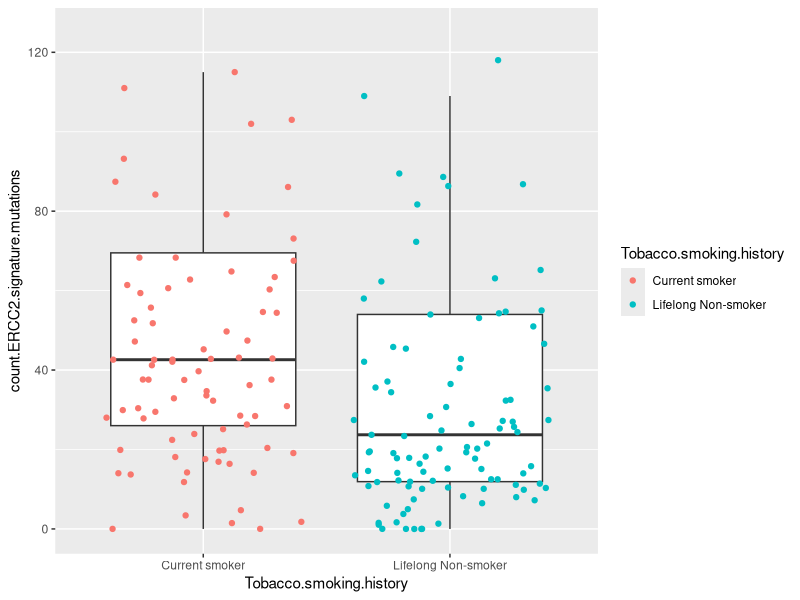
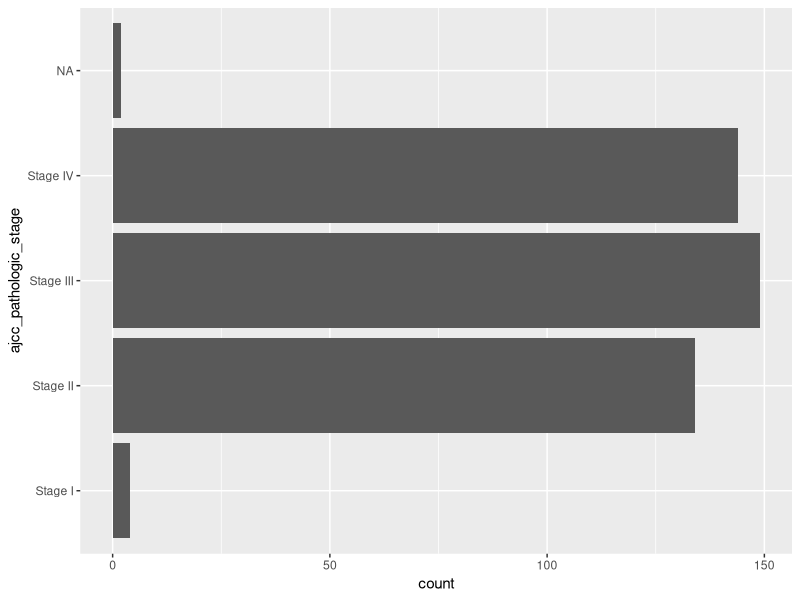
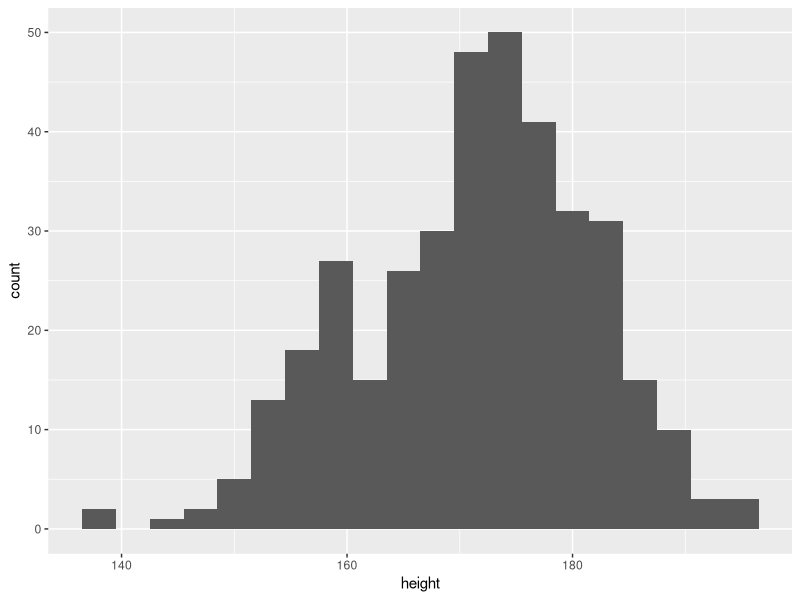
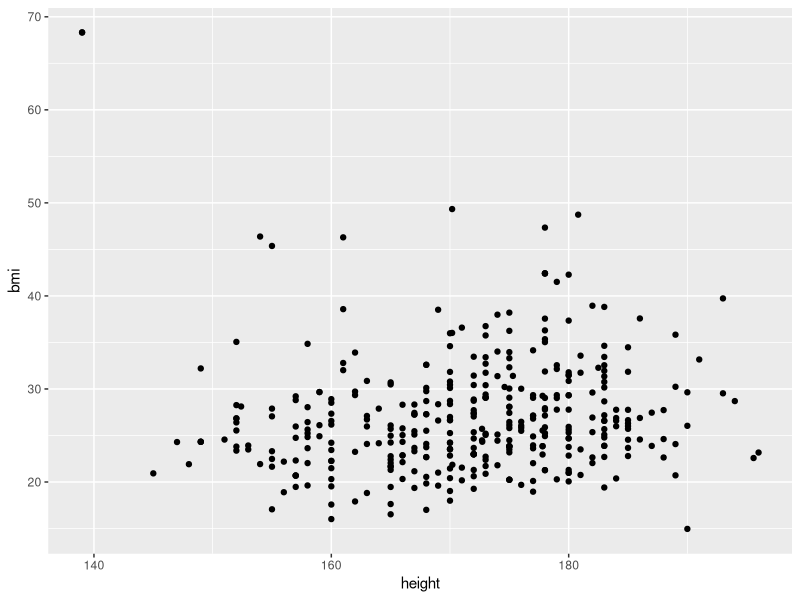
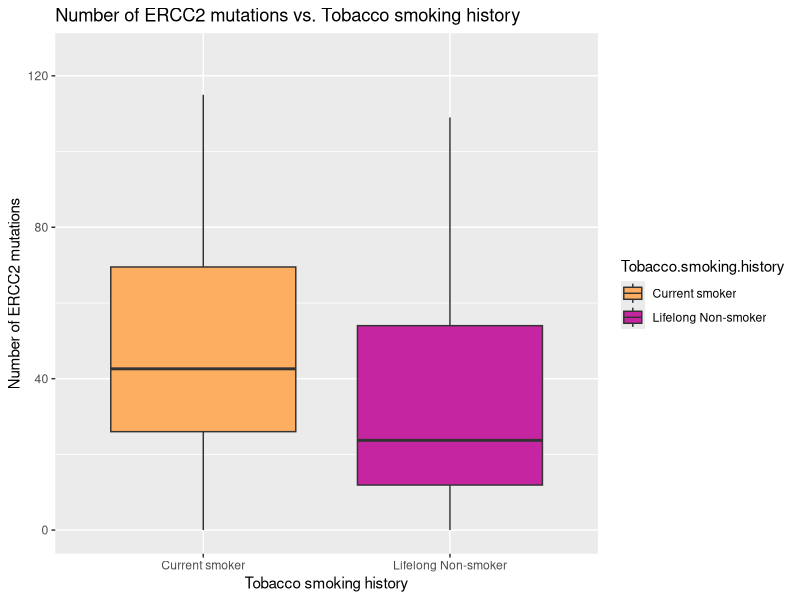

The R source for these figures, in order:
## ---- chunk 1
rm(list = ls())
## ---- chunk 2
library(tidyverse) 
library(palmerpenguins) 
penguins <- penguins
clinical <- read_csv("clinical.csv", show_col_types = FALSE)
## ---- chunk 3
barcode_TSH_ERCC2_count_data <- clinical %>% 
  select(barcode, Tobacco.smoking.history, count.ERCC2.signature.mutations) %>%
  filter(!is.na(count.ERCC2.signature.mutations)) %>% # remove NAs
  filter(Tobacco.smoking.history %in% c("Current smoker", "Lifelong Non-smoker")) # filter
## ---- chunk 4
ggplot(data = barcode_TSH_ERCC2_count_data) + 
  aes(x = Tobacco.smoking.history, y = count.ERCC2.signature.mutations) + 
  geom_boxplot(outlier.shape = NA) + coord_cartesian(ylim = c(0, 125)) +
  geom_jitter(aes(color=Tobacco.smoking.history))
## ---- chunk 5

## ---- chunk 6


## ---- chunk 7



## ---- chunk 8

## ---- chunk 9

## ---- chunk 10

## ---- chunk 11

## ---- chunk 12
ggplot(data = clinical) + 
  aes(y = ajcc_pathologic_stage) + 
  geom_bar()
## ---- chunk 13

## ---- chunk 14

## ---- chunk 15

## ---- chunk 16
ggplot(data = clinical) + 
  aes(x = height) + 
  geom_histogram(bins=20)
## ---- chunk 17

## ---- chunk 18

## ---- chunk 19

## ---- chunk 20

## ---- chunk 21

## ---- chunk 22


## ---- chunk 23

## ---- chunk 24
ggplot(data = clinical) + 
  aes(x = height, y = bmi) +
  geom_point()
  
## ---- chunk 25

## ---- chunk 26

## ---- chunk 27
ggplot(data = barcode_TSH_ERCC2_count_data) + 
  aes(x = Tobacco.smoking.history, 
      y = count.ERCC2.signature.mutations,
      fill = Tobacco.smoking.history) + 
  geom_boxplot(outlier.shape = NA) + 
  coord_cartesian(ylim = c(0, 125)) +
  ggtitle("Number of ERCC2 mutations vs. Tobacco smoking history") + 
  labs(y = "Number of ERCC2 mutations", 
       x = "Tobacco smoking history") + 
  scale_fill_manual(values = c("#fdae61", "#C625A1"))

## ---- chunk 28

